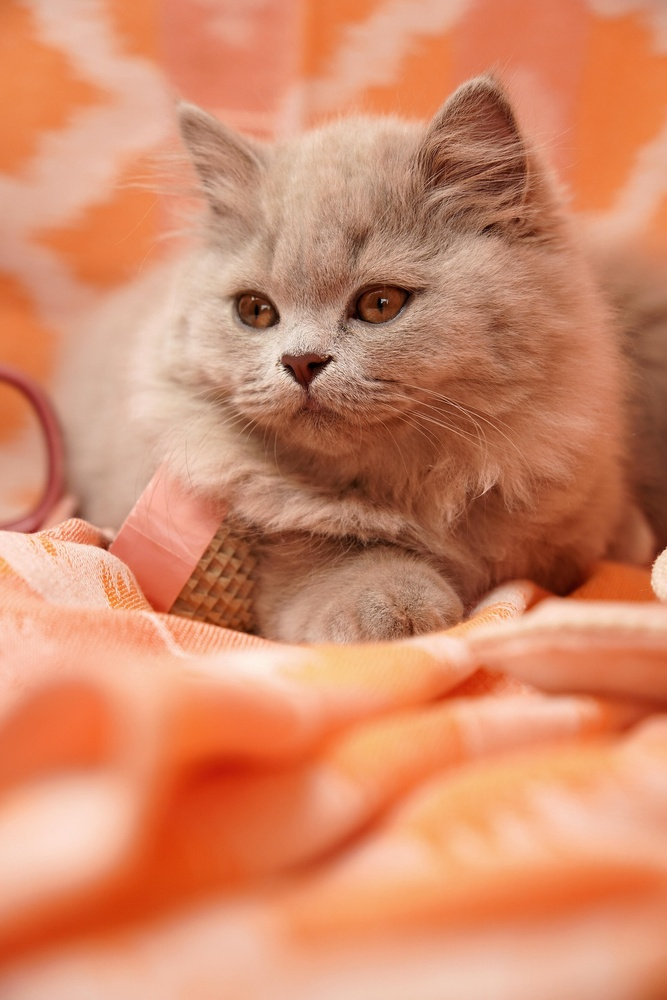
#> input picture Histogram/cat1.jpg, 667 x 1000 px, shrunk from 1280 x 1920 before the run
$ jupyter execute histogram_specification.ipynb
#> lines starting #> are read from the running program, lines starting #| are printed output that depends on the picture
[cell 1]
import numpy as np
import matplotlib.pyplot as plt
import cv2

## 1. Histogram Specification Basics

Histogram specification transforms the intensity distribution of one image so that it matches the distribution of a reference image. The goal is to make the source image have a target histogram.

If the source intensity levels are $x$ and the reference levels are $y$, the mapping is defined by their cumulative distributions:

$$C_s(x)=\sum_{i=0}^{x}P_s(i), \qquad C_r(y)=\sum_{i=0}^{y}P_r(i)$$

where $P_s(i)$ and $P_r(i)$ are the source and reference probabilities.

[cell 2]
# Read the image in grayscale
source = cv2.imread("cat1.jpg", 0)
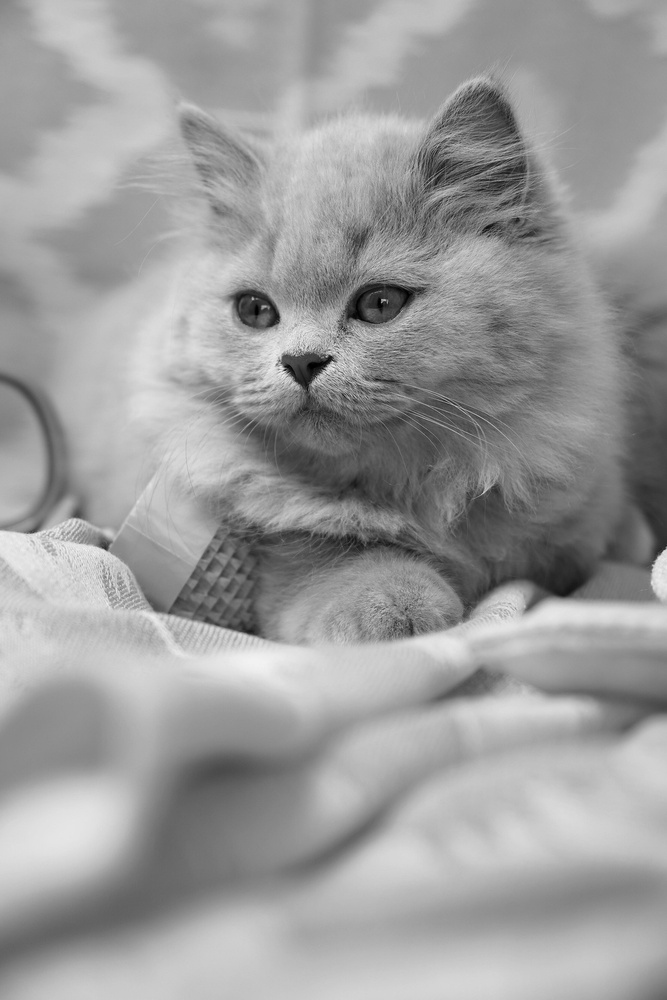
#> source: shape (1000, 667); min 0, max 243, mean 155.7
reference = cv2.imread("cat2.jpg", 0)
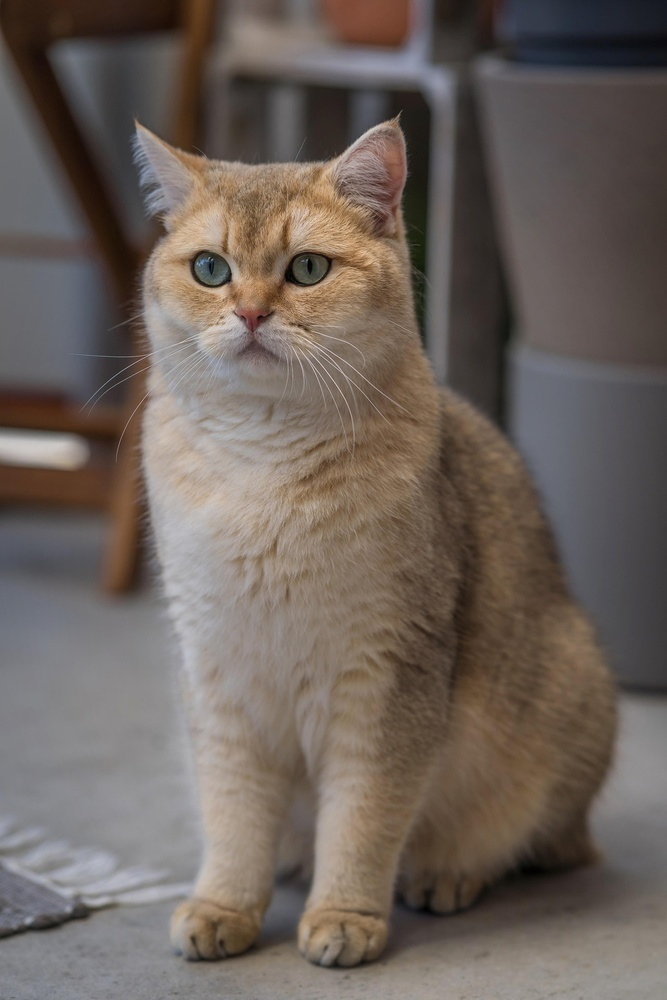
#> input picture Histogram/cat2.jpg, 667 x 1000 px, shrunk from 1280 x 1920 before the run
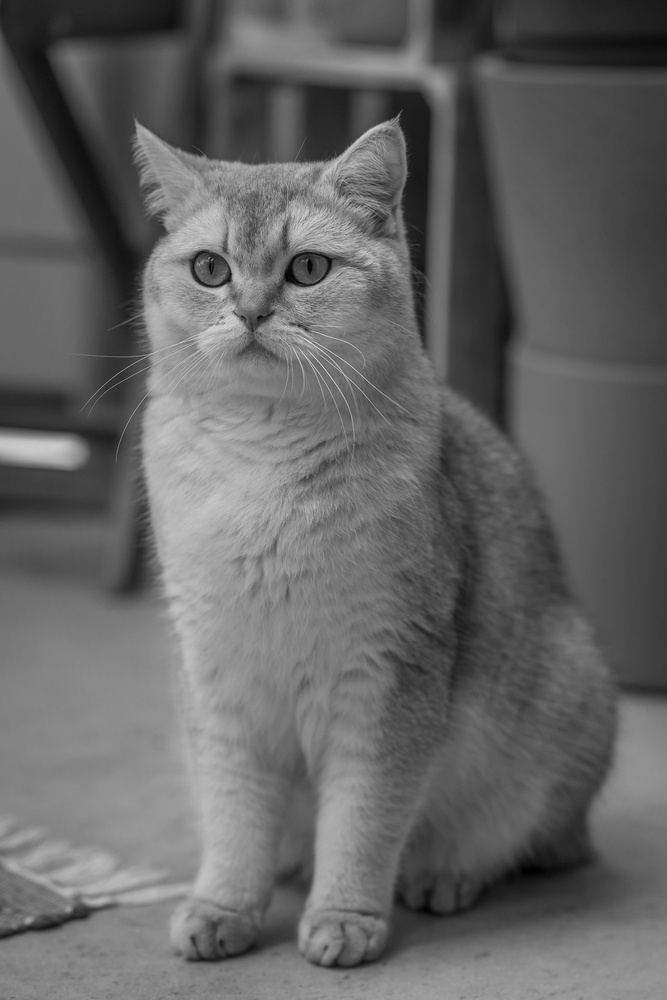
#> reference: shape (1000, 667); min 0, max 218, mean 100.6

## 2. Reading the Source and Reference Images

Two grayscale images are loaded: one source image whose histogram will be modified and one reference image whose histogram will be used as the target.

The images are represented as matrices:

$$I_s \in \mathbb{R}^{M \times N}, \qquad I_r \in \mathbb{R}^{M_r \times N_r}$$

[cell 3]
# show the source image
plt.imshow(source, cmap='gray')

## 3. Viewing the Source Image

The source image is displayed to inspect its visual appearance before the transformation. This is useful for comparing the original and modified images.

[cell 4]
# show the reference image
plt.imshow(reference, cmap='gray')

## 4. Viewing the Reference Image

The reference image is displayed to understand the target histogram that the source image should approximate after transformation.

[cell 5]
# Function to compute histogram manually
def compute_histogram(image):
    hist = [0] * 256
    rows, cols = image.shape
#> rows = 1000; cols = 667

    for i in range(rows):
        for j in range(cols):
            hist[image[i, j]] += 1

    return hist

## 5. Computing the Histogram

The histogram counts how many pixels have each intensity value. For an image with grayscale levels $0$ to $255$, the histogram is

$$h(i)=\#\{(x,y): I(x,y)=i\}$$

where $i$ is the intensity level.

[cell 6]
# Compute histograms
src_hist = compute_histogram(source)
#> src_hist = 256 values, max 8387 at index 191, min 0 at index 244, mean 2605.5
ref_hist = compute_histogram(reference)
#> ref_hist = 256 values, max 7255 at index 88, min 0 at index 214, mean 2605.5

## 6. Computing the PDFs

The histogram is normalized into a probability density function (PDF), where each value represents the probability of a pixel intensity.

$$P(i)=\frac{h(i)}{N}$$

where $N$ is the total number of pixels.

[cell 7]
# Compute PDF
src_total = source.shape[0] * source.shape[1]
#> src_total = 667000
ref_total = reference.shape[0] * reference.shape[1]
#> ref_total = 667000

src_pdf = [h / src_total for h in src_hist]
#> src_pdf = 256 values, max 0.0126 at index 191, min 0 at index 244, mean 0.00391
ref_pdf = [h / ref_total for h in ref_hist]
#> ref_pdf = 256 values, max 0.0109 at index 88, min 0 at index 214, mean 0.00391

## 7. Computing the CDFs

The cumulative distribution function (CDF) is obtained by summing the PDF values up to a given intensity level.

$$C(i)=\sum_{k=0}^{i}P(k)$$

This gives a monotonic cumulative curve used for mapping intensities.

[cell 8]
# Compute CDF
src_cdf = [0] * 256
ref_cdf = [0] * 256

src_cdf[0] = src_pdf[0]
ref_cdf[0] = ref_pdf[0]

for i in range(1, 256):
    src_cdf[i] = src_cdf[i - 1] + src_pdf[i]
    ref_cdf[i] = ref_cdf[i - 1] + ref_pdf[i]
#> after the loop, ref_cdf = 256 values from 7.5e-06 to 1; src_cdf = 256 values from 2.1e-05 to 1

## 8. Creating the Intensity Mapping

The mapping table is built by comparing the source CDF and reference CDF. For each source level $i$, the target level $j$ is chosen so that the difference between the two CDF values is minimized.

$$j = \arg\min_{k} \left|C_s(i)-C_r(k)\right|$$

This defines the transformation that will be applied to the source image.

[cell 9]
# Create Mapping Table
mapping = [0] * 256

for i in range(256):
    diff = abs(src_cdf[i] - ref_cdf[0])
    index = 0

    for j in range(256):
        if abs(src_cdf[i] - ref_cdf[j]) < diff:
            diff = abs(src_cdf[i] - ref_cdf[j])
            index = j

    mapping[i] = index
#> this loop made 256 passes
#> after the loop, mapping = 256 values from 1 to 218

## 9. Applying the Mapping

Each source pixel is replaced by the corresponding target intensity from the mapping table. The transformed image is therefore

$$I_m(x,y)=T(I_s(x,y))$$

where $T$ is the mapping function learned from the CDFs.

[cell 10]
# Apply Mapping
matched = np.zeros_like(source)

rows, cols = source.shape
#> rows = 1000; cols = 667

for i in range(rows):
    for j in range(cols):
        matched[i, j] = mapping[source[i, j]]
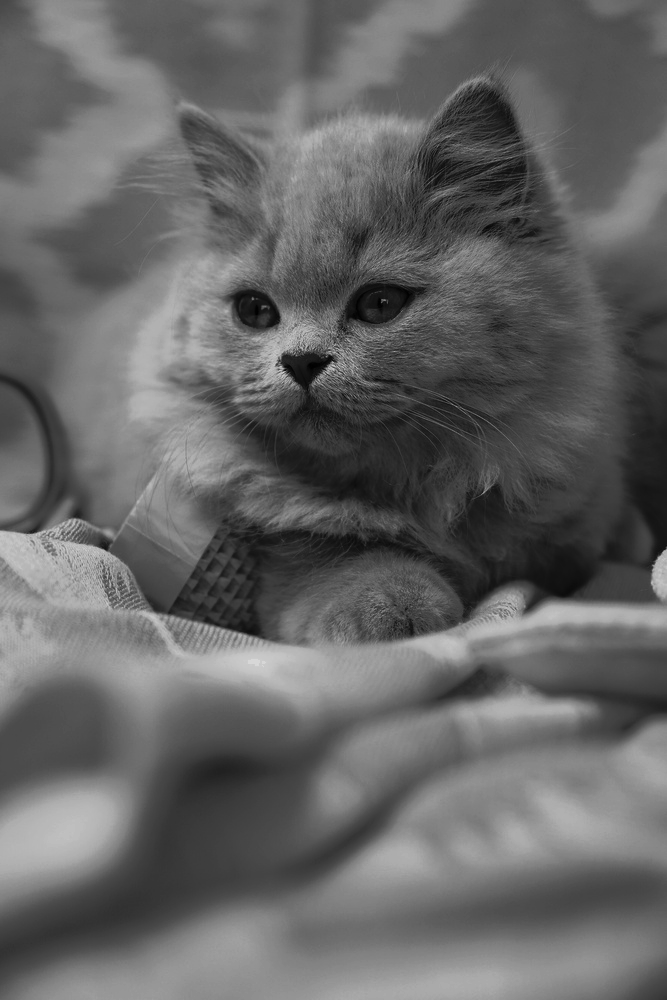
#> matched: shape (1000, 667); min 1, max 218, mean 100.6

## 10. Computing the New Histogram

After mapping, the histogram of the transformed image is recalculated to verify that it now resembles the reference histogram.

This is the practical check for whether the specification succeeded.

[cell 11]
# Histogram of matched image
matched_hist = compute_histogram(matched)
#> matched_hist = 256 values, max 14440 at index 88, min 0 at index 0, mean 2605.5

## 11. Displaying the Results

The source, reference, and matched images are displayed together with their histograms so the transformation can be evaluated visually and statistically.

[cell 12]
# Display Results
plt.figure(figsize=(15,8))

plt.subplot(2,3,1)
plt.imshow(source, cmap='gray')
plt.title("Source Image")
plt.axis('off')

plt.subplot(2,3,2)
plt.imshow(reference, cmap='gray')
plt.title("Reference Image")
plt.axis('off')

plt.subplot(2,3,3)
plt.imshow(matched, cmap='gray')
plt.title("Matched Image")
plt.axis('off')

plt.subplot(2,3,4)
plt.bar(range(256), src_hist)
plt.title("Source Histogram")
plt.xlim([0,255])

plt.subplot(2,3,5)
plt.bar(range(256), ref_hist)
plt.title("Reference Histogram")
plt.xlim([0,255])

plt.subplot(2,3,6)
plt.bar(range(256), matched_hist)
plt.title("Matched Histogram")
plt.xlim([0,255])

plt.tight_layout()
plt.show()
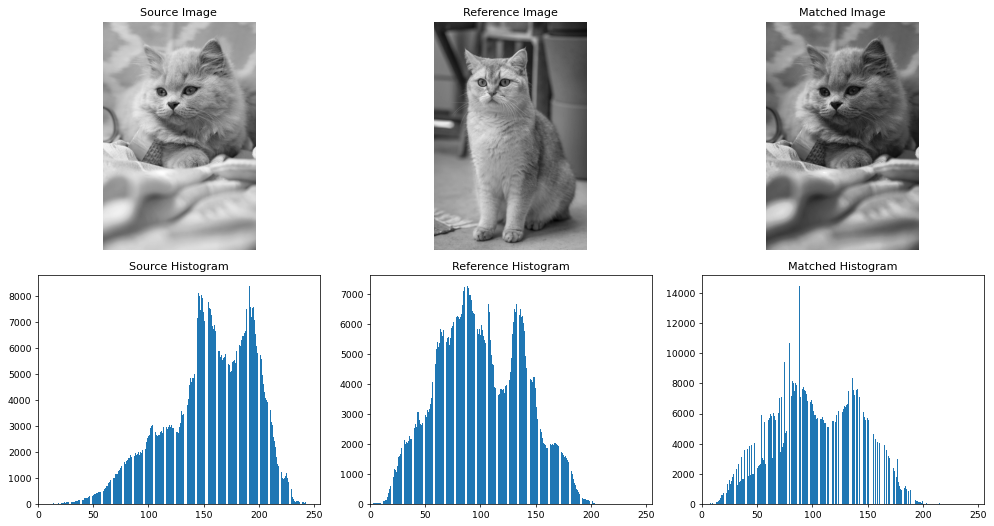
#> figure drawn by matplotlib, 6 panels; panel 4: tallest bar 8387 high, from x = 190.6 to 191.4; panel 5: tallest bar 7255 high, from x = 87.6 to 88.4; panel 6: tallest bar 14440 high, from x = 87.6 to 88.4
